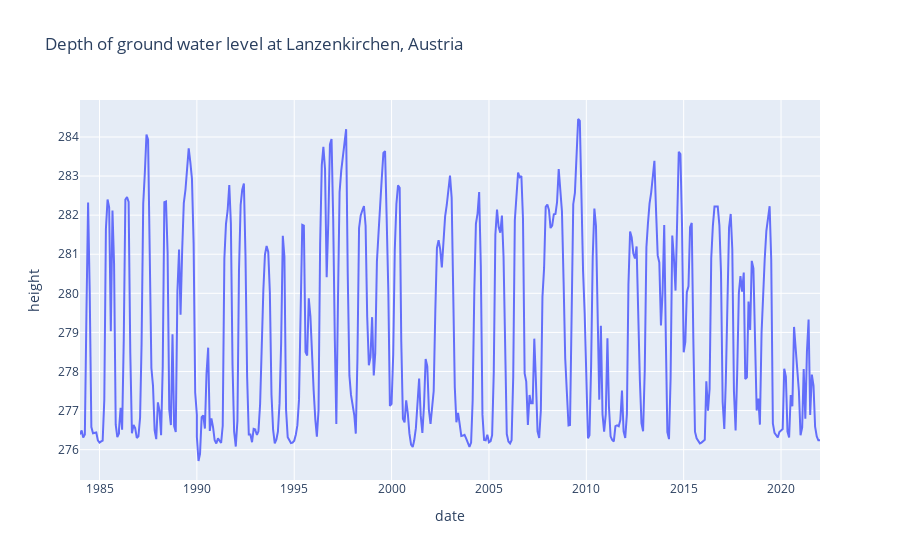

This figure's notebook cell:
### Markdown cell above
The reading starts at 1984. We truncate.

### Code cell
truncated_data = data.iloc[data.index[data["date"] == "1 1984"][0]:]
fig = px.line(truncated_data, x=truncated_data["date"], y=truncated_data["height"], title='Depth of ground water level at Lanzenkirchen, Austria')
fig.show()

### Figure 1 — Plotly figure (JSON) as saved in the notebook; plotly's stock layout.template omitted (floating-point values rounded to 4 significant figures; data arrays with more than 128 entries replaced by an {"elided": "..."} marker saying what was removed)
{"data": [{"hovertemplate": "date=%{x}<br>height=%{y}<extra></extra>", "legendgroup": "", "line": {"color": "#636efa", "dash": "solid"}, "marker": {"symbol": "circle"}, "mode": "lines", "name": "", "orientation": "v", "showlegend": false, "type": "scatter", "x": {"elided": "460 str values"}, "xaxis": "x", "y": {"elided": "460 float values"}, "yaxis": "y"}], "layout": {"legend": {"tracegroupgap": 0}, "title": {"text": "Depth of ground water level at Lanzenkirchen, Austria"}, "xaxis": {"anchor": "y", "domain": [0, 1], "title": {"text": "date"}}, "yaxis": {"anchor": "x", "domain": [0, 1], "title": {"text": "height"}}}}
